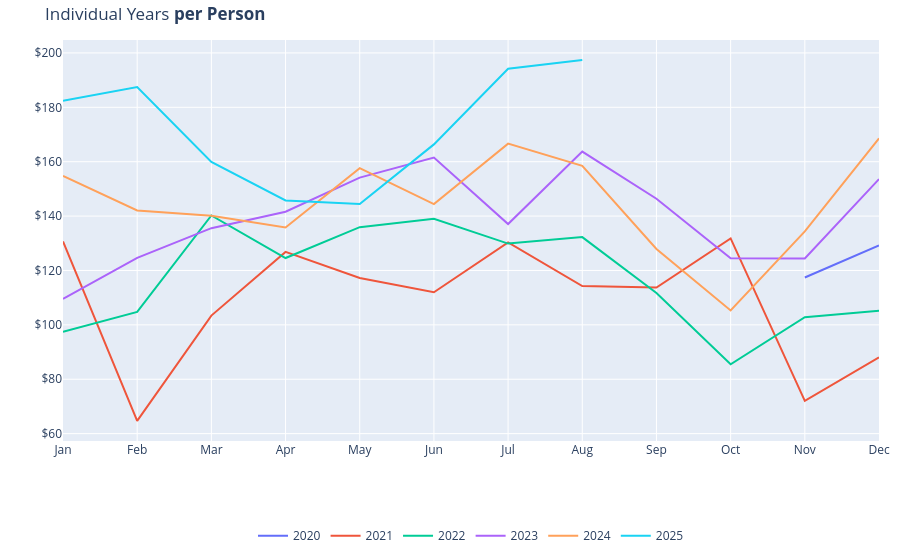

Notebook code cell kept with this figure:
### Markdown cell above
<hr>

### Code cell
import warnings

# uppress specific FutureWarning
warnings.filterwarnings("ignore", category=FutureWarning)

# group by Year and Month, then sum Amount
monthly_amount = df.groupby(["Year", "Month"])["Amount"].sum().reset_index()

# calculate amount per person
monthly_amount["Amount_per_person"] = monthly_amount["Amount"] / 3

# plot
fig = px.line(
    monthly_amount,
    x="Month",
    y="Amount_per_person",
    color="Year",
    title="Individual Years <b>per Person</b>",
    labels={
        "Month": "Month",
        "Amount_per_person": "Amount per Person ($)",
        "Year": "",
    },
)

# update x-axis to show month names
fig.update_layout(
    xaxis=dict(
        tickmode="array",
        tickvals=list(range(1, 13)),
        ticktext=[
            "Jan",
            "Feb",
            "Mar",
            "Apr",
            "May",
            "Jun",
            "Jul",
            "Aug",
            "Sep",
            "Oct",
            "Nov",
            "Dec",
        ],
    )
)

# format y-axis to show currency
fig.update_traces(hovertemplate="Month: %{x}<br>Amount per Person: $%{y:.2f}")


# format for mobile
fig.update_layout(
    xaxis=dict(title=""),
    yaxis=dict(
        title="",
        tickprefix="$",
    ),
    margin=dict(
        t=40,
        b=30,
        l=10,
        r=10,
    ),
    legend=dict(
        orientation="h",
        x=0.5,
        xanchor="center",
        y=-0.2,
    ),
)

fig.show()

### Figure 1 — Plotly figure (JSON) as saved in the notebook; plotly's stock layout.template omitted (floating-point values rounded to 4 significant figures)
{"data": [{"hovertemplate": "Month: %{x}<br>Amount per Person: $%{y:.2f}", "legendgroup": "2020", "line": {"color": "#636efa", "dash": "solid"}, "marker": {"symbol": "circle"}, "mode": "lines", "name": "2020", "orientation": "v", "showlegend": true, "type": "scatter", "x": [11, 12], "xaxis": "x", "y": [117.4, 129.2], "yaxis": "y"}, {"hovertemplate": "Month: %{x}<br>Amount per Person: $%{y:.2f}", "legendgroup": "2021", "line": {"color": "#EF553B", "dash": "solid"}, "marker": {"symbol": "circle"}, "mode": "lines", "name": "2021", "orientation": "v", "showlegend": true, "type": "scatter", "x": [1, 2, 3, 4, 5, 6, 7, 8, 9, 10, 11, 12], "xaxis": "x", "y": [130.7, 64.67, 103.4, 126.8, 117.2, 112.0, 130.3, 114.3, 113.7, 131.8, 72.07, 88.01], "yaxis": "y"}, {"hovertemplate": "Month: %{x}<br>Amount per Person: $%{y:.2f}", "legendgroup": "2022", "line": {"color": "#00cc96", "dash": "solid"}, "marker": {"symbol": "circle"}, "mode": "lines", "name": "2022", "orientation": "v", "showlegend": true, "type": "scatter", "x": [1, 2, 3, 4, 5, 6, 7, 8, 9, 10, 11, 12], "xaxis": "x", "y": [97.41, 104.8, 140.2, 124.6, 135.9, 139.0, 129.9, 132.3, 111.7, 85.49, 102.8, 105.2], "yaxis": "y"}, {"hovertemplate": "Month: %{x}<br>Amount per Person: $%{y:.2f}", "legendgroup": "2023", "line": {"color": "#ab63fa", "dash": "solid"}, "marker": {"symbol": "circle"}, "mode": "lines", "name": "2023", "orientation": "v", "showlegend": true, "type": "scatter", "x": [1, 2, 3, 4, 5, 6, 7, 8, 9, 10, 11, 12], "xaxis": "x", "y": [109.5, 124.6, 135.5, 141.6, 154.1, 161.5, 137.1, 163.7, 146.4, 124.5, 124.4, 153.6], "yaxis": "y"}, {"hovertemplate": "Month: %{x}<br>Amount per Person: $%{y:.2f}", "legendgroup": "2024", "line": {"color": "#FFA15A", "dash": "solid"}, "marker": {"symbol": "circle"}, "mode": "lines", "name": "2024", "orientation": "v", "showlegend": true, "type": "scatter", "x": [1, 2, 3, 4, 5, 6, 7, 8, 9, 10, 11, 12], "xaxis": "x", "y": [154.8, 142.1, 140.1, 135.8, 157.6, 144.4, 166.6, 158.5, 127.9, 105.3, 134.4, 168.6], "yaxis": "y"}, {"hovertemplate": "Month: %{x}<br>Amount per Person: $%{y:.2f}", "legendgroup": "2025", "line": {"color": "#19d3f3", "dash": "solid"}, "marker": {"symbol": "circle"}, "mode": "lines", "name": "2025", "orientation": "v", "showlegend": true, "type": "scatter", "x": [1, 2, 3, 4, 5, 6, 7, 8], "xaxis": "x", "y": [182.4, 187.5, 159.9, 145.8, 144.4, 166.4, 194.2, 197.4], "yaxis": "y"}], "layout": {"legend": {"orientation": "h", "title": {"text": ""}, "tracegroupgap": 0, "x": 0.5, "xanchor": "center", "y": -0.2}, "margin": {"b": 30, "l": 10, "r": 10, "t": 40}, "title": {"text": "Individual Years <b>per Person</b>"}, "xaxis": {"anchor": "y", "domain": [0, 1], "tickmode": "array", "ticktext": ["Jan", "Feb", "Mar", "Apr", "May", "Jun", "Jul", "Aug", "Sep", "Oct", "Nov", "Dec"], "tickvals": [1, 2, 3, 4, 5, 6, 7, 8, 9, 10, 11, 12], "title": {"text": ""}}, "yaxis": {"anchor": "x", "domain": [0, 1], "tickprefix": "$", "title": {"text": ""}}}}
